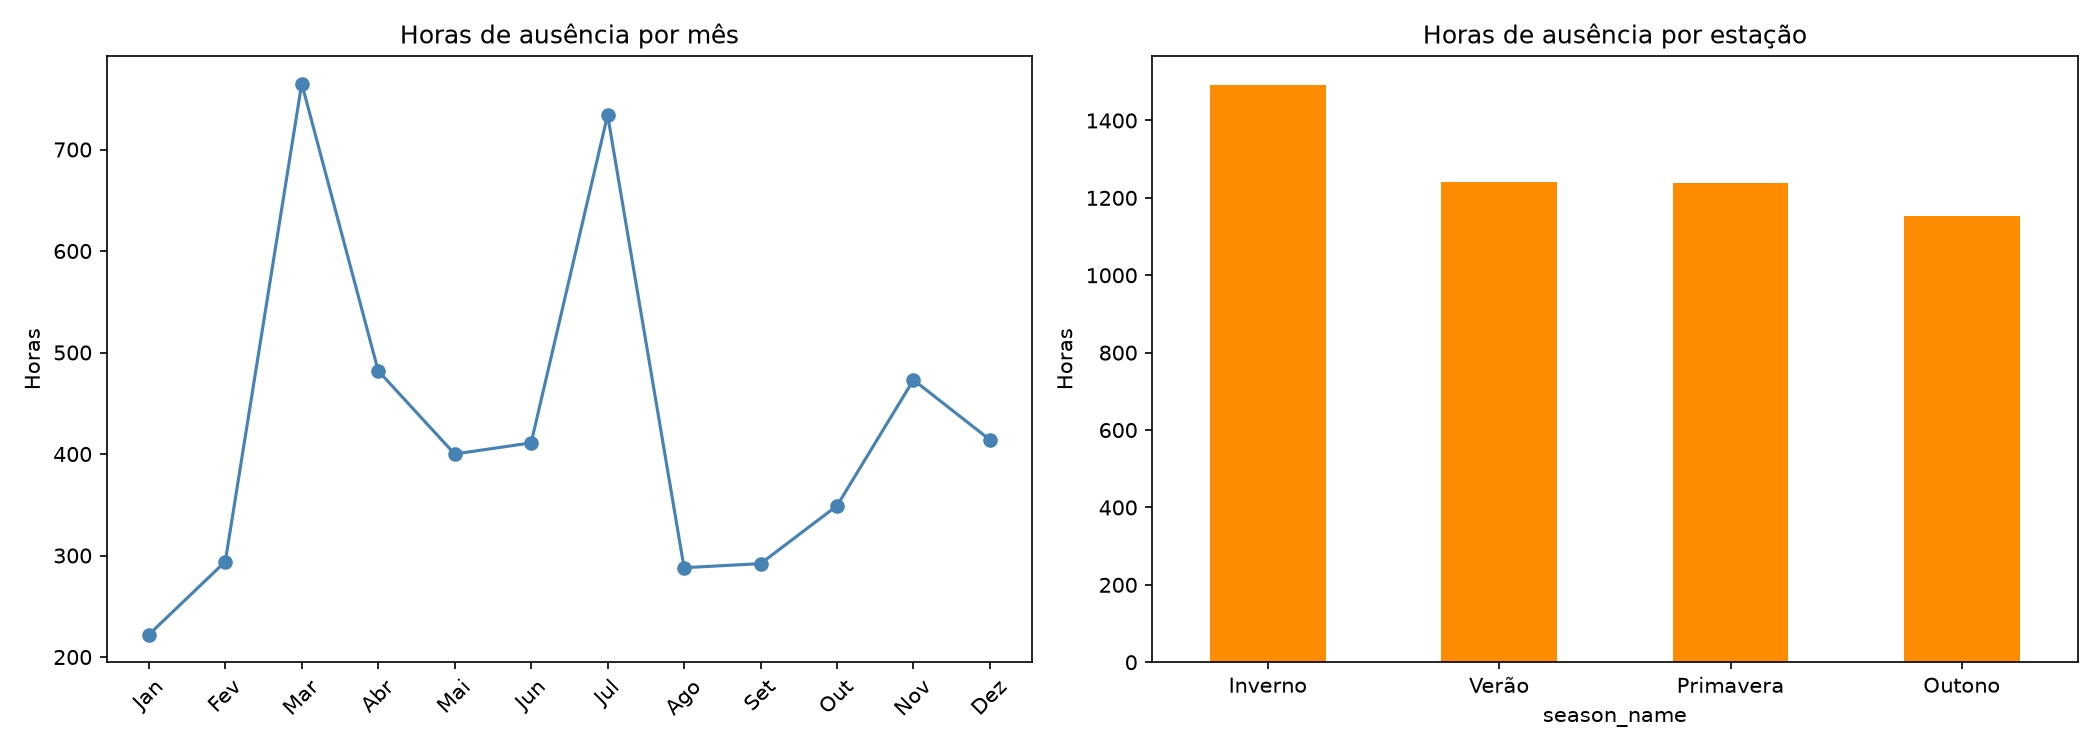

The Python source for this figure:
import pandas as pd
from sqlalchemy import create_engine
import matplotlib.pyplot as plt

engine = create_engine("postgresql://dbt_user:dbt_pass@localhost:5433/absenteeismo")

query = """
    SELECT absence_month, season_code, reason_code, reason_description, absenteeism_hours
    FROM dbt_marilia.int_absenteeism_enriched
    WHERE absence_month BETWEEN 1 AND 12
"""
df = pd.read_sql(query, engine)

season_map = {1: "Verão", 2: "Outono", 3: "Inverno", 4: "Primavera"}
df["season_name"] = df["season_code"].map(season_map)

month_map = {
    1: "Jan", 2: "Fev", 3: "Mar", 4: "Abr", 5: "Mai", 6: "Jun",
    7: "Jul", 8: "Ago", 9: "Set", 10: "Out", 11: "Nov", 12: "Dez"
}
df["month_name"] = df["absence_month"].map(month_map)

by_month = df.groupby(["absence_month", "month_name"])["absenteeism_hours"].sum().reset_index()
by_month = by_month.sort_values("absence_month")
print("=== Horas de ausência por mês ===")
print(by_month[["month_name", "absenteeism_hours"]].to_string(index=False))
print()

by_season = df.groupby("season_name")["absenteeism_hours"].agg(["sum", "count"]).sort_values("sum", ascending=False)
by_season.columns = ["total_hours", "total_occurrences"]
by_season["avg_hours"] = round(by_season["total_hours"] / by_season["total_occurrences"], 2)
print("=== Horas de ausência por estação (com contagem) ===")
print(by_season)
print()

respiratorio = df[df["reason_code"] == 10]
resp_by_season = respiratorio.groupby("season_name")["absenteeism_hours"].agg(["sum", "count"]).sort_values("sum", ascending=False)
resp_by_season.columns = ["total_hours", "total_occurrences"]
print("=== Doenças respiratórias (CID 10) por estação ===")
print(resp_by_season)
print()

osteo_lesoes = df[df["reason_code"].isin([13, 19])]
osteo_by_season = osteo_lesoes.groupby("season_name")["absenteeism_hours"].agg(["sum", "count"]).sort_values("sum", ascending=False)
osteo_by_season.columns = ["total_hours", "total_occurrences"]
osteo_by_season["avg_hours"] = round(osteo_by_season["total_hours"] / osteo_by_season["total_occurrences"], 2)
print("=== Osteomuscular + Lesões (CID 13 e 19) por estação ===")
print(osteo_by_season)

fig, axes = plt.subplots(1, 2, figsize=(14, 5))

by_month_ordered = by_month.set_index("month_name").reindex(
    ["Jan","Fev","Mar","Abr","Mai","Jun","Jul","Ago","Set","Out","Nov","Dez"]
)
axes[0].plot(by_month_ordered.index, by_month_ordered["absenteeism_hours"], marker="o", color="steelblue")
axes[0].set_title("Horas de ausência por mês")
axes[0].set_ylabel("Horas")
axes[0].tick_params(axis='x', rotation=45)

by_season["total_hours"].plot(kind="bar", ax=axes[1], color="darkorange")
axes[1].set_title("Horas de ausência por estação")
axes[1].set_ylabel("Horas")
axes[1].tick_params(axis='x', rotation=0)

plt.tight_layout()
plt.savefig("sazonalidade_analysis.png", dpi=150)
print("\nGráfico salvo em sazonalidade_analysis.png")
